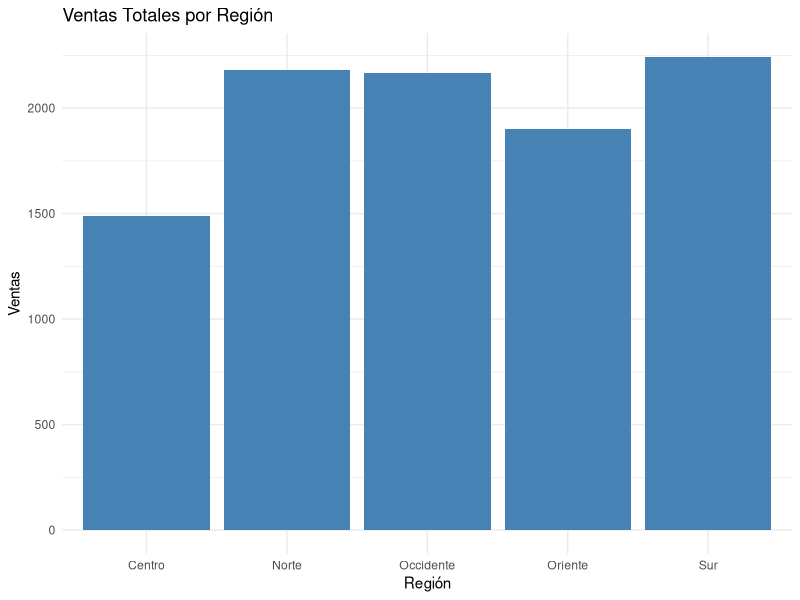
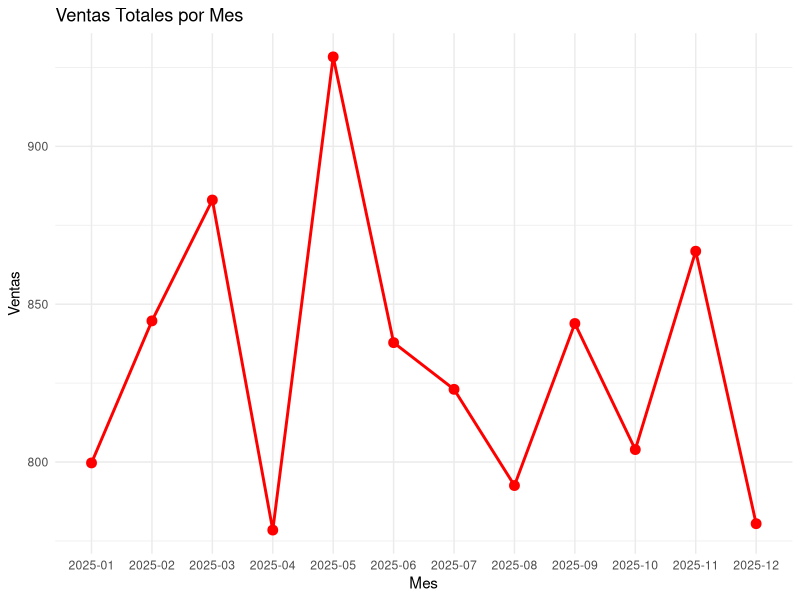

These figures' R source, in order:
library(ggplot2)

ventas <- read.csv("ventas.csv")

ventas$region <- as.factor(ventas$region)
ventas$mes <- as.factor(ventas$mes)

ventas_region <- aggregate(ventas ~ region, data = ventas, FUN = sum)
ventas_mes <- aggregate(ventas ~ mes, data = ventas, FUN = sum)

p1 <- ggplot(ventas_region, aes(x = region, y = ventas)) +
  geom_bar(stat = "identity", fill = "steelblue") +
  labs(title = "Ventas Totales por Región", x = "Región", y = "Ventas") +
  theme_minimal()

ggsave("dashboard_r_barras.png", plot = p1, width = 8, height = 5)

p2 <- ggplot(ventas_mes, aes(x = mes, y = ventas, group = 1)) +
  geom_line(color = "red", size = 1) +
  geom_point(color = "red", size = 3) +
  labs(title = "Ventas Totales por Mes", x = "Mes", y = "Ventas") +
  theme_minimal()

ggsave("dashboard_r_linea.png", plot = p2, width = 8, height = 5)
